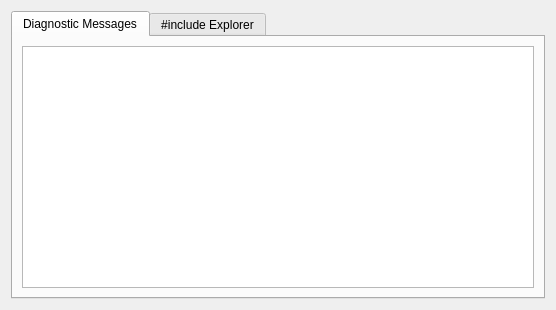
<?xml version="1.0" encoding="UTF-8"?>
<ui version="4.0">
 <class>PluginToolViewWidget</class>
 <widget class="QWidget" name="PluginToolViewWidget">
  <property name="windowTitle">
   <string>C++ Helper ToolView</string>
  </property>
  <layout class="QVBoxLayout" name="verticalLayout_3">
   <item>
    <widget class="KTabWidget" name="tabs">
     <property name="currentIndex">
      <number>0</number>
     </property>
     <widget class="QWidget" name="completionDisgnostic">
      <attribute name="title">
       <string>Diagnostic Messages</string>
      </attribute>
      <layout class="QVBoxLayout" name="verticalLayout">
       <item>
        <widget class="QListView" name="diagnosticMessages">
         <property name="styleSheet">
          <string notr="true">font: 9pt &quot;Monospace&quot;;</string>
         </property>
         <property name="editTriggers">
          <set>QAbstractItemView::NoEditTriggers</set>
         </property>
         <property name="showDropIndicator" stdset="0">
          <bool>false</bool>
         </property>
         <property name="textElideMode">
          <enum>Qt::ElideNone</enum>
         </property>
         <property name="wordWrap">
          <bool>true</bool>
         </property>
        </widget>
       </item>
      </layout>
     </widget>
     <widget class="QWidget" name="includes">
      <attribute name="title">
       <string>#include Explorer</string>
      </attribute>
      <layout class="QVBoxLayout" name="verticalLayout_2">
       <item>
        <widget class="QSplitter" name="paneSplitter">
         <property name="orientation">
          <enum>Qt::Horizontal</enum>
         </property>
         <widget class="QWidget" name="layoutWidget1">
          <layout class="QVBoxLayout" name="ivl2">
           <item>
            <widget class="QLabel" name="treeLabel">
             <property name="text">
              <string>Include files tree:</string>
             </property>
            </widget>
           </item>
           <item>
            <widget class="QTreeWidget" name="includesTree">
             <property name="toolTip">
              <string/>
             </property>
             <property name="whatsThis">
              <string>&lt;html&gt;&lt;head/&gt;&lt;body&gt;&lt;p&gt;List of &lt;span style=&quot; font-family:'Courier New,courier';&quot;&gt;#include&lt;/span&gt; files used by current translation unit. Redundand &lt;tt&gt;#includes&lt;/tt&gt; printed in yellow color.&lt;/p&gt;&lt;/body&gt;&lt;/html&gt;</string>
             </property>
             <property name="editTriggers">
              <set>QAbstractItemView::NoEditTriggers</set>
             </property>
             <property name="headerHidden">
              <bool>true</bool>
             </property>
             <column>
              <property name="text">
               <string notr="true">1</string>
              </property>
             </column>
            </widget>
           </item>
          </layout>
         </widget>
         <widget class="QWidget" name="layoutWidget2">
          <layout class="QVBoxLayout" name="ivl1">
           <item>
            <widget class="QLabel" name="includedByLabel">
             <property name="text">
              <string>Included by:</string>
             </property>
            </widget>
           </item>
           <item>
            <widget class="QListView" name="includedFromList">
             <property name="toolTip">
              <string>Double click to open corresponding document</string>
             </property>
             <property name="whatsThis">
              <string>&lt;html&gt;&lt;head/&gt;&lt;body&gt;&lt;p&gt;List of files which &lt;tt&gt;#include&lt;/tt&gt; a selected one&lt;/p&gt;&lt;/body&gt;&lt;/html&gt;</string>
             </property>
             <property name="editTriggers">
              <set>QAbstractItemView::NoEditTriggers</set>
             </property>
            </widget>
           </item>
          </layout>
         </widget>
        </widget>
       </item>
       <item>
        <layout class="QHBoxLayout" name="horizontalLayout">
         <item>
          <widget class="KTreeWidgetSearchLine" name="searchFilter">
           <property name="toolTip">
            <string>Quick find in a tree</string>
           </property>
           <property name="placeholderText">
            <string>Quick search for file</string>
           </property>
          </widget>
         </item>
         <item>
          <widget class="KPushButton" name="updateButton">
           <property name="toolTip">
            <string>&lt;html&gt;&lt;head/&gt;&lt;body&gt;&lt;p&gt;Update &lt;tt&gt;#include&lt;/tt&gt; files tree for current document&lt;/p&gt;&lt;/body&gt;&lt;/html&gt;</string>
           </property>
           <property name="text">
            <string>Update</string>
           </property>
          </widget>
         </item>
        </layout>
       </item>
      </layout>
     </widget>
    </widget>
   </item>
  </layout>
 </widget>
 <customwidgets>
  <customwidget>
   <class>KLineEdit</class>
   <extends>QLineEdit</extends>
   <header>klineedit.h</header>
  </customwidget>
  <customwidget>
   <class>KPushButton</class>
   <extends>QPushButton</extends>
   <header>kpushbutton.h</header>
  </customwidget>
  <customwidget>
   <class>KTreeWidgetSearchLine</class>
   <extends>KLineEdit</extends>
   <header>ktreewidgetsearchline.h</header>
  </customwidget>
  <customwidget>
   <class>KTabWidget</class>
   <extends>QTabWidget</extends>
   <header>ktabwidget.h</header>
   <container>1</container>
  </customwidget>
 </customwidgets>
 <resources/>
 <connections/>
</ui>
